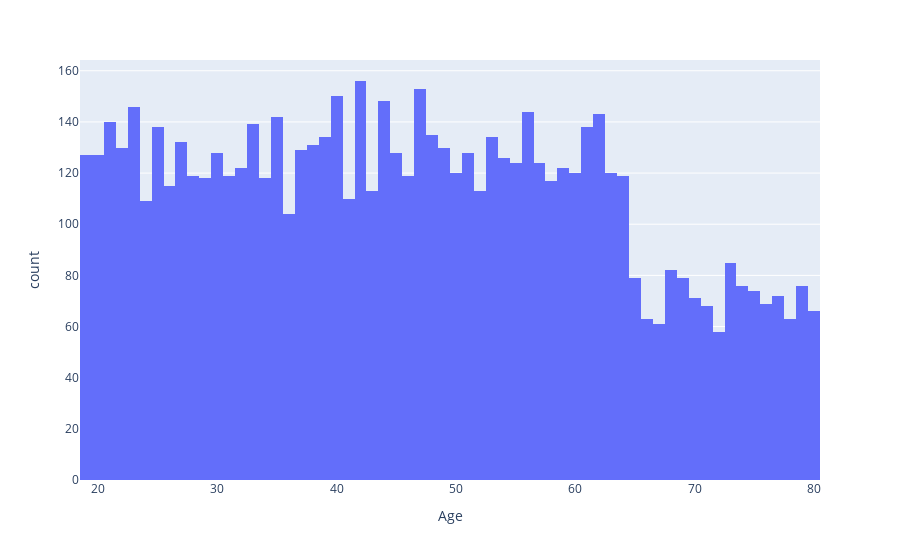

The notebook cell saved with this chart:
### Markdown cell above
Visualizing Column 'Age' in the dataset

### Code cell
fig = px.histogram(df, x = 'Age')
fig.show()

### Figure 1 — Plotly figure (JSON) as saved in the notebook; plotly's stock layout.template omitted (floating-point values rounded to 4 significant figures; data arrays with more than 128 entries replaced by an {"elided": "..."} marker saying what was removed)
{"data": [{"bingroup": "x", "hovertemplate": "Age=%{x}<br>count=%{y}<extra></extra>", "legendgroup": "", "marker": {"color": "#636efa", "pattern": {"shape": ""}}, "name": "", "orientation": "v", "showlegend": false, "type": "histogram", "x": {"elided": "7043 int values"}, "xaxis": "x", "yaxis": "y"}], "layout": {"barmode": "relative", "legend": {"tracegroupgap": 0}, "margin": {"t": 60}, "xaxis": {"anchor": "y", "domain": [0, 1], "title": {"text": "Age"}}, "yaxis": {"anchor": "x", "domain": [0, 1], "title": {"text": "count"}}}}
